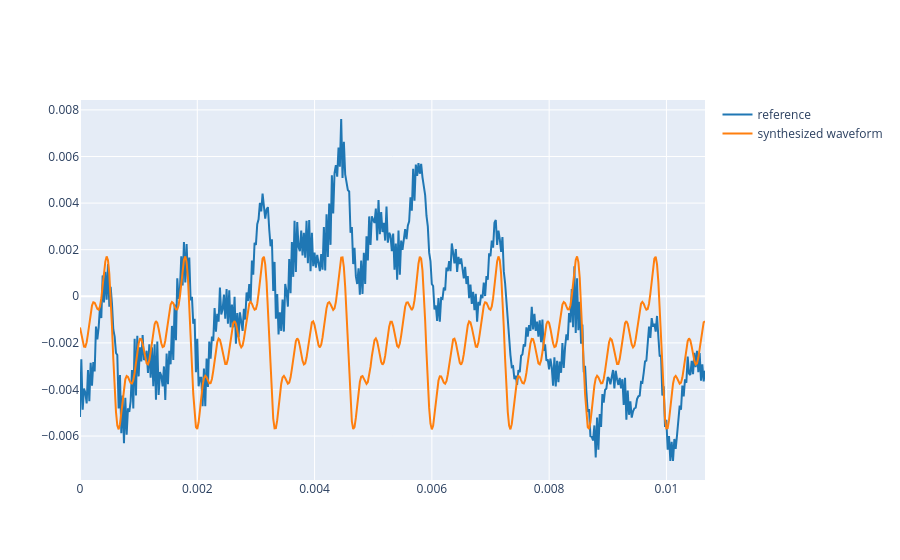

Notebook code cell kept with this figure:
### Markdown cell above
3.2. Now, define a harmonic signal, `y` whose fundamental frequency is the one defined in Lab 1. Go step by step adding a new harmonic in each step. Plot both signals (the reference and the synthesized) and try to reproduce the shape of the reference signal. Play both sounds and compare them carefully.

**Note 1**: in order to have a similar shape, we need to select the amplitudes and phases carefully. One way to do this is to define the harmonic signal as follows:

$$y(t) = \sum_{k=1}^K A_k\cos\left(2\pi kf_0 t + k \phi - (k-1)\pi/2 \right), $$

where $K$ is the number of harmonics, $f_0$ is the fundamental frequency, $A_k$ is the amplitude (weight) of each harmonic and $\phi$ is the phase of the signal (defined in Lab1 Ex 2.4).

**Note 2**:
Define the $A_k$ values relative to the fundamental frequency. This means to define $A_1=1$ and the others less than 1. You can use Audacity to plot the spectrum of the fragment selected of the reference audio and measure the relative amplitudes of the harmonics.

**Note 3**: Normalize the amplitude of the signal by the same amplitude of the reference. For instance, if the amplitude of the reference signal is 0.33, you can normalize the syntesized signal by first dividing by its maximum and then multiplyng by 0.33:

```
y = 0.33 * y / np.amax(y)
```

### Code cell
K = 5                                   # number of harmonics (up to len(A))
phi = - 2*np.pi/6                       # phase from Lab 1 (try other values too)
A = [0.2, 0.15, 0.10, 0.05, 0.1]        # relative amplitudes (replace with your Audacity values)

t = np.arange(N) / fs                   # same length as the reference segment
y = np.zeros_like(t, dtype=complex)

for k in range(1, K+1):
    A_k = A[k-1]
    phi_k = k*phi - (k-1)*np.pi/2       # phase of the k-th harmonic (lab formula)
    y += A_k * np.exp(1j*(2*np.pi*k*f0*t + phi_k))

y = np.real(y)                          # keep the real part
y = 0.6*y * np.std(ref) / np.std(y) - 0.002         # match the overall (RMS) amplitude of the reference

plot_signals([ref, y], fs, name=['reference', 'synthesized waveform'])
Audio(y, rate=fs)

### Figure 1 — Plotly figure (JSON) as saved in the notebook; plotly's stock layout.template omitted (floating-point values rounded to 4 significant figures; data arrays with more than 128 entries replaced by an {"elided": "..."} marker saying what was removed)
{"data": [{"line": {"color": "#1f77b4", "shape": "linear"}, "mode": "lines", "name": "reference", "type": "scatter", "x": {"elided": "470 float values"}, "y": {"elided": "470 float values"}}, {"line": {"color": "#ff7f0e", "shape": "linear"}, "mode": "lines", "name": "synthesized waveform", "type": "scatter", "x": {"elided": "470 float values"}, "y": {"elided": "470 float values"}}], "layout": {}}
